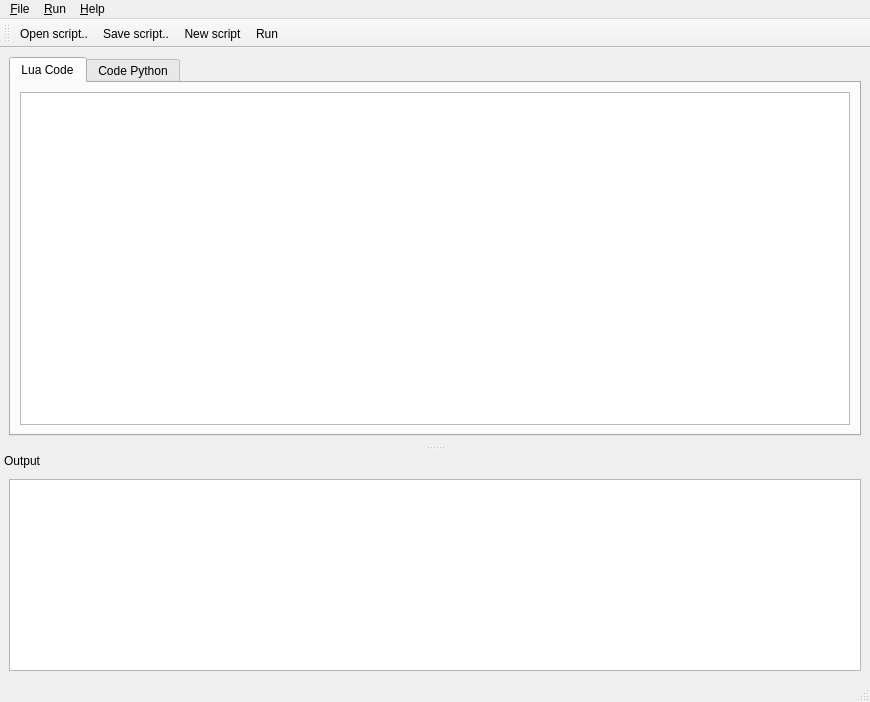
<?xml version="1.0" encoding="UTF-8"?>
<ui version="4.0">
 <class>MainWindow</class>
 <widget class="QMainWindow" name="MainWindow">
  <property name="geometry">
   <rect>
    <x>0</x>
    <y>0</y>
    <width>870</width>
    <height>702</height>
   </rect>
  </property>
  <property name="windowTitle">
   <string>Code Editor</string>
  </property>
  <property name="documentMode">
   <bool>false</bool>
  </property>
  <property name="dockNestingEnabled">
   <bool>false</bool>
  </property>
  <property name="dockOptions">
   <set>QMainWindow::AllowTabbedDocks|QMainWindow::AnimatedDocks|QMainWindow::VerticalTabs</set>
  </property>
  <widget class="QWidget" name="centralwidget">
   <layout class="QGridLayout" name="gridLayout">
    <item row="0" column="0">
     <widget class="QTabWidget" name="m_codeTab">
      <property name="currentIndex">
       <number>0</number>
      </property>
      <widget class="QWidget" name="m_luaEditor">
       <attribute name="icon">
        <iconset>
         <normaloff>../../../../../share/terralib/icons/terralib/scalable/lang-lua.svg</normaloff>../../../../../share/terralib/icons/terralib/scalable/lang-lua.svg</iconset>
       </attribute>
       <attribute name="title">
        <string>Lua Code</string>
       </attribute>
       <layout class="QGridLayout" name="gridLayout_4">
        <item row="0" column="0">
         <widget class="QTextEdit" name="m_luaEdit"/>
        </item>
       </layout>
      </widget>
      <widget class="QWidget" name="m_PythonEditor">
       <attribute name="icon">
        <iconset>
         <normaloff>../../../../../share/terralib/icons/terralib/scalable/lang-python.svg</normaloff>../../../../../share/terralib/icons/terralib/scalable/lang-python.svg</iconset>
       </attribute>
       <attribute name="title">
        <string>Code Python</string>
       </attribute>
       <layout class="QGridLayout" name="gridLayout_3">
        <item row="0" column="0">
         <widget class="QTextEdit" name="m_pythonEdit"/>
        </item>
       </layout>
      </widget>
     </widget>
    </item>
   </layout>
  </widget>
  <widget class="QMenuBar" name="menubar">
   <property name="geometry">
    <rect>
     <x>0</x>
     <y>0</y>
     <width>870</width>
     <height>25</height>
    </rect>
   </property>
   <widget class="QMenu" name="menu_File">
    <property name="title">
     <string>&amp;File</string>
    </property>
    <addaction name="m_actionOpen"/>
    <addaction name="m_actionSave"/>
    <addaction name="m_actionNew"/>
   </widget>
   <widget class="QMenu" name="menu_Run">
    <property name="title">
     <string>&amp;Run</string>
    </property>
    <addaction name="m_actionRun"/>
   </widget>
   <widget class="QMenu" name="menu_Help">
    <property name="title">
     <string>&amp;Help</string>
    </property>
   </widget>
   <addaction name="menu_File"/>
   <addaction name="menu_Run"/>
   <addaction name="menu_Help"/>
  </widget>
  <widget class="QStatusBar" name="statusbar"/>
  <widget class="QToolBar" name="m_toolBar">
   <property name="windowTitle">
    <string>toolBar</string>
   </property>
   <attribute name="toolBarArea">
    <enum>TopToolBarArea</enum>
   </attribute>
   <attribute name="toolBarBreak">
    <bool>false</bool>
   </attribute>
   <addaction name="m_actionOpen"/>
   <addaction name="m_actionSave"/>
   <addaction name="m_actionNew"/>
   <addaction name="m_actionRun"/>
  </widget>
  <widget class="QDockWidget" name="m_downDock">
   <property name="autoFillBackground">
    <bool>false</bool>
   </property>
   <property name="floating">
    <bool>false</bool>
   </property>
   <property name="features">
    <set>QDockWidget::NoDockWidgetFeatures</set>
   </property>
   <property name="allowedAreas">
    <set>Qt::BottomDockWidgetArea</set>
   </property>
   <property name="windowTitle">
    <string>Output</string>
   </property>
   <attribute name="dockWidgetArea">
    <number>8</number>
   </attribute>
   <widget class="QWidget" name="dockWidgetContents">
    <layout class="QGridLayout" name="gridLayout_2">
     <item row="0" column="0">
      <widget class="QTextBrowser" name="m_output"/>
     </item>
    </layout>
   </widget>
  </widget>
  <action name="m_actionOpen">
   <property name="icon">
    <iconset theme="folder">
     <normaloff>../../../../../share/terralib/icons/terralib/scalable/document-open.svg</normaloff>../../../../../share/terralib/icons/terralib/scalable/document-open.svg</iconset>
   </property>
   <property name="text">
    <string>Open script..</string>
   </property>
   <property name="toolTip">
    <string>Open a script file...</string>
   </property>
  </action>
  <action name="m_actionSave">
   <property name="icon">
    <iconset theme="terralib">
     <normaloff>../../../../../share/terralib/icons/terralib/scalable/document-save.svg</normaloff>../../../../../share/terralib/icons/terralib/scalable/document-save.svg</iconset>
   </property>
   <property name="text">
    <string>Save script..</string>
   </property>
   <property name="toolTip">
    <string>Save the current script</string>
   </property>
  </action>
  <action name="m_actionNew">
   <property name="icon">
    <iconset theme="terralib">
     <normaloff>../../../../../share/terralib/icons/terralib/scalable/document-new.svg</normaloff>../../../../../share/terralib/icons/terralib/scalable/document-new.svg</iconset>
   </property>
   <property name="text">
    <string>New script...</string>
   </property>
   <property name="toolTip">
    <string>New script...</string>
   </property>
  </action>
  <action name="m_actionRun">
   <property name="icon">
    <iconset theme="terralib">
     <normaloff>../../../../../share/terralib/icons/terralib/scalable/go-next.svg</normaloff>../../../../../share/terralib/icons/terralib/scalable/go-next.svg</iconset>
   </property>
   <property name="text">
    <string>Run...</string>
   </property>
   <property name="toolTip">
    <string>Run the script...</string>
   </property>
  </action>
 </widget>
 <resources/>
 <connections>
  <connection>
   <sender>m_actionNew</sender>
   <signal>triggered()</signal>
   <receiver>MainWindow</receiver>
   <slot>new()</slot>
   <hints>
    <hint type="sourcelabel">
     <x>-1</x>
     <y>-1</y>
    </hint>
    <hint type="destinationlabel">
     <x>434</x>
     <y>350</y>
    </hint>
   </hints>
  </connection>
  <connection>
   <sender>m_actionOpen</sender>
   <signal>triggered()</signal>
   <receiver>MainWindow</receiver>
   <slot>open()</slot>
   <hints>
    <hint type="sourcelabel">
     <x>-1</x>
     <y>-1</y>
    </hint>
    <hint type="destinationlabel">
     <x>434</x>
     <y>350</y>
    </hint>
   </hints>
  </connection>
  <connection>
   <sender>m_actionSave</sender>
   <signal>triggered()</signal>
   <receiver>MainWindow</receiver>
   <slot>save()</slot>
   <hints>
    <hint type="sourcelabel">
     <x>-1</x>
     <y>-1</y>
    </hint>
    <hint type="destinationlabel">
     <x>434</x>
     <y>350</y>
    </hint>
   </hints>
  </connection>
  <connection>
   <sender>m_actionRun</sender>
   <signal>triggered()</signal>
   <receiver>MainWindow</receiver>
   <slot>run()</slot>
   <hints>
    <hint type="sourcelabel">
     <x>-1</x>
     <y>-1</y>
    </hint>
    <hint type="destinationlabel">
     <x>434</x>
     <y>350</y>
    </hint>
   </hints>
  </connection>
 </connections>
 <slots>
  <slot>open()</slot>
  <slot>save()</slot>
  <slot>run()</slot>
  <slot>new()</slot>
 </slots>
</ui>
